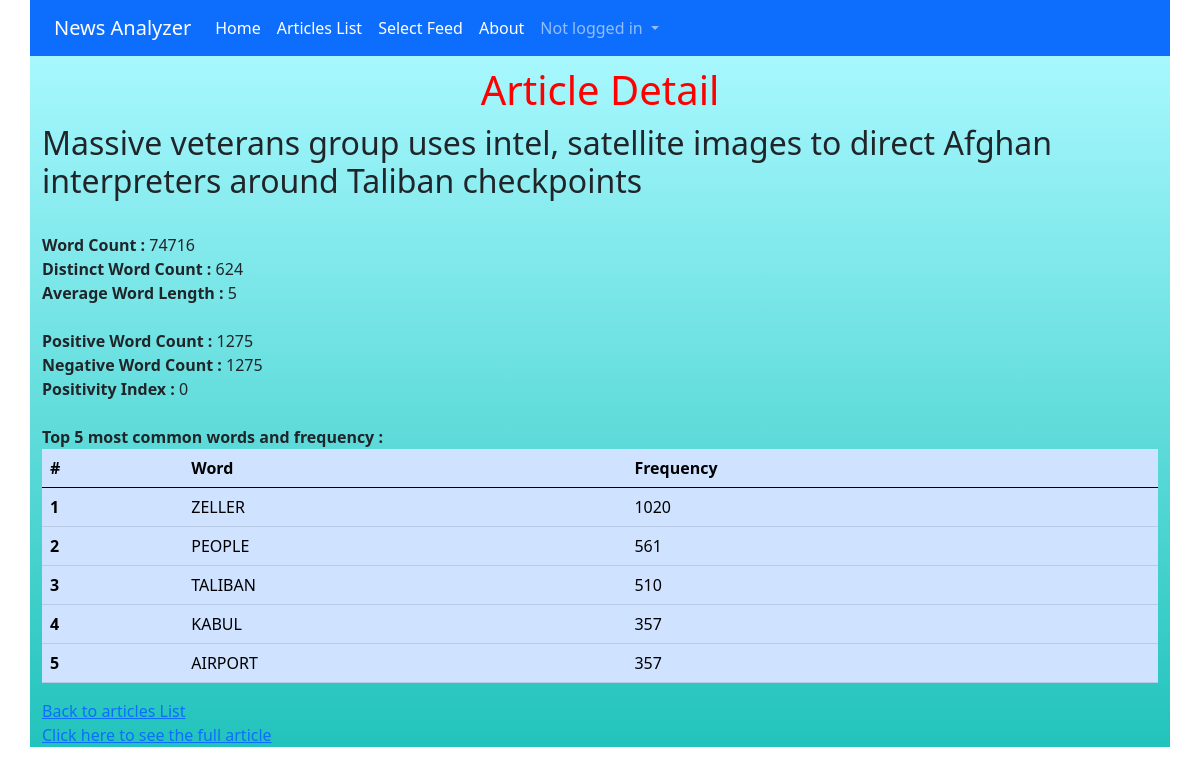
Page /newsanalyzer/689/ on the committed database.
### newsanalyzer/models.py (models this page shows, shortened)
class Article(models.Model):
    title = models.CharField(max_length=255, null=True)
    link = models.URLField(null=True)
    description = models.CharField(max_length=255, null=True)
    date = models.CharField(max_length=255, null=True)
    word_count = models.IntegerField(null=True)
    positivity_index = models.IntegerField(null=True)
    record_type = models.IntegerField(null=True)
    num_articles = models.IntegerField(null=True)
    distinct_word_count = models.IntegerField(null=True)
    avg_word_length = models.IntegerField(null=True)
    pos_tally = models.IntegerField(null=True)
    neg_tally = models.IntegerField(null=True)
    common_words_1 = models.CharField(max_length=25, null=True)
    common_words_tally_1 = models.IntegerField(null=True)
    common_words_2 = models.CharField(max_length=25, null=True)
    common_words_tally_2 = models.IntegerField(null=True)
    common_words_3 = models.CharField(max_length=25, null=True)
    common_words_tally_3 = models.IntegerField(null=True)
    common_words_4 = models.CharField(max_length=25, null=True)
    common_words_tally_4 = models.IntegerField(null=True)
    common_words_5 = models.CharField(max_length=25, null=True)
    common_words_tally_5 = models.IntegerField(null=True)

### newsanalyzer/views.py (the view)
# urls.py: path('<int:pk>/', ArticleDetailView.as_view(), name='article_detail'),
class ArticleDetailView(DetailView):
    model = Article
    template_name = 'article_detail.html'

### templates/article_detail.html (shortened to what this page needs)
{% extends 'base.html' %}
{% block content %}
   <div class="main-body container">
      <h1>Article Detail</h1>
      <div>
      <h2>{{ article.title }}</h2>
      <br>
      <span class="font-weight-bold">
            Word Count :
      </span>
      {{ article.word_count }}
      <br>
      <span class="font-weight-bold">
            Distinct Word Count :
      </span>
      {{ article.distinct_word_count }}
      <br>
      <span class="font-weight-bold">
            Average Word Length :
      </span>
      {{ article.avg_word_length }}
      <br>
      <br>
      <span class="font-weight-bold">
            Positive Word Count :
      </span>
      {{ article.pos_tally }}
      <br>
      <span class="font-weight-bold">
            Negative Word Count :
      </span>
      {{ article.neg_tally }}
      <br>
      <span class="font-weight-bold">
         Positivity Index :
      </span>
      {{ article.positivity_index }}
      <br>
      <br>
      <span class="font-weight-bold">
            Top 5 most common words and frequency :
      </span>
      <br>
      <table class="table table-primary">
            <thead>
              <tr>
                <th scope="col">#</th>
                <th scope="col">Word</th>
                <th scope="col">Frequency</th>
              </tr>
            </thead>
            <tbody>
              <tr>
                <th scope="row">1</th>
                <td>{{ article.common_words_1 }}</td>
                <td>{{ article.common_words_tally_1 }}</td>
              </tr>
              <tr>
                <th scope="row">2</th>
                <td>{{ article.common_words_2 }}</td>
                <td>{{ article.common_words_tally_2 }}</td>
              </tr>
              <tr>
                 <th scope="row">3</th>
                  <td>{{ article.common_words_3 }}</td>
                  <td>{{ article.common_words_tally_3 }}</td>
              </tr>
              <tr>
                  <th scope="row">4</th>
                  <td>{{ article.common_words_4 }}</td>
                  <td>{{ article.common_words_tally_4 }}</td>
              </tr>
              <tr>
                  <th scope="row">5</th>
                  <td>{{ article.common_words_5 }}</td>
                  <td>{{ article.common_words_tally_5 }}</td>
              </tr>
            </tbody>
          </table>
      <a href="{% url 'article_list' %}">Back to articles List</a>
      <br>
         <a href="{{ article.link }}" target="_blank">Click here to see the full article</a>
      </div>
   </div>
{% endblock content %}

### static/css/style.css (style rules this page uses)
h1 { color: red; margin: 10px; text-align: center; }
.container { display: flex; flex-direction: column; }
.main-body { background: rgb(34,195,188); background: linear-gradient(0deg, rgba(34,195,188,1) 0%, rgba(45,238,253,0.4206057422969187) 100%); }
.font-weight-bold { font-weight: bold; }

### rows in the picture
Article: title "Massive veterans group uses intel, satellite images to direct Afghan interpreters around Taliban checkpoints", word_count "74716", distinct_word_count "624", avg_word_length "5", pos_tally "1275", neg_tally "1275", positivity_index "0", common_words_1 "ZELLER", common_words_tally_1 "1020", common_words_2 "PEOPLE", common_words_tally_2 "561", common_words_3 "TALIBAN", common_words_tally_3 "510", common_words_4 "KABUL", common_words_tally_4 "357", common_words_5 "AIRPORT", common_words_tally_5 "357"
